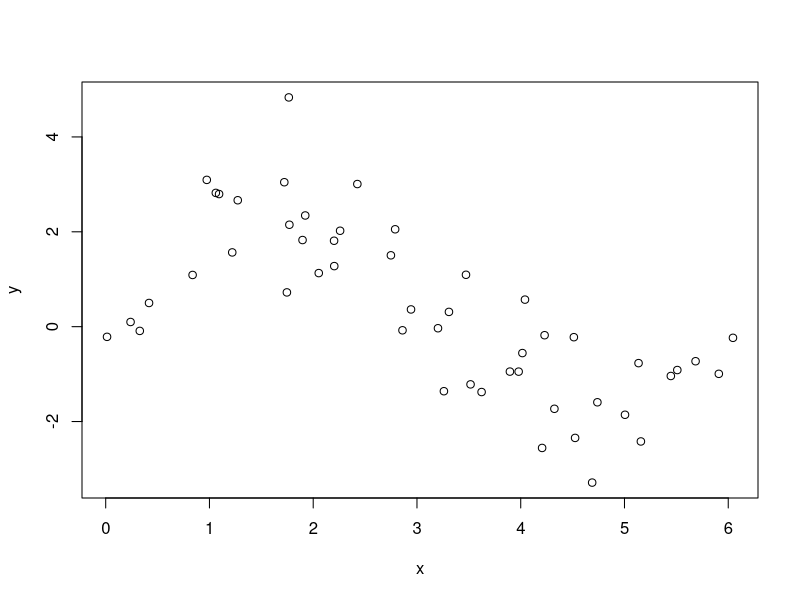
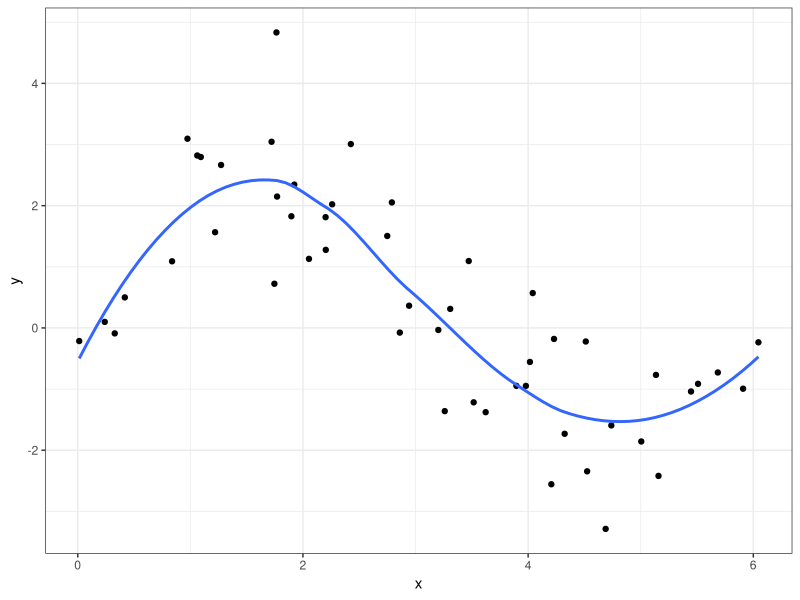
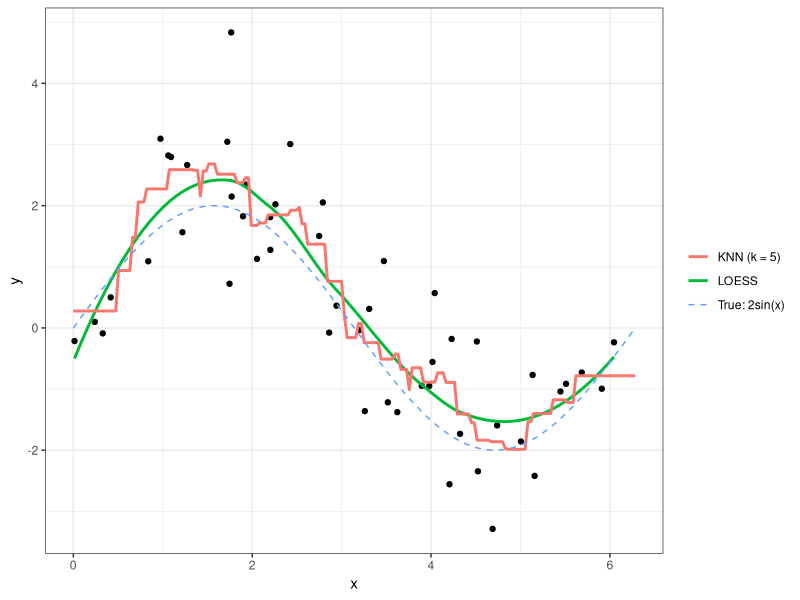

The R source for these figures, in order:
library(ggplot2)
library(FNN)
m<-50
x<-runif(m,0,2*pi)
e<-rnorm(m)
y<-2*sin(x)+e
plot(x,y)

df<-data.frame(x=x,y=y)
ggplot(df,aes(x=x,y=y))+
  geom_point()+
  geom_smooth(se=F)+
  theme_bw()

# KNN regression: predict on a grid of x values
x_grid  <- seq(0, 2*pi, length.out = 200)
knn_fit <- knn.reg(train = as.matrix(df$x),
                   test  = as.matrix(x_grid),
                   y     = df$y,
                   k     = 5)
pred_df <- data.frame(x = x_grid, y = knn_fit$pred)

ggplot(df, aes(x = x, y = y)) +
  geom_point() +
  geom_smooth(aes(color = "LOESS"), se = FALSE) +
  geom_line(data = pred_df, aes(color = "KNN (k = 5)"), linewidth = 1) +
  stat_function(fun = function(x) 2*sin(x),
                aes(color = "True: 2sin(x)"), linetype = "dashed") +
  labs(color = NULL) +
  theme_bw()
